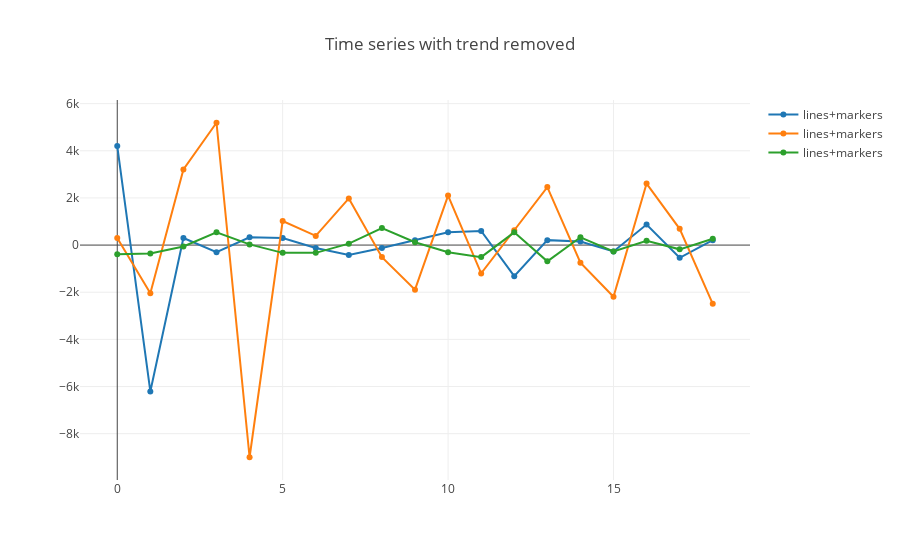

The code cell stored with this chart in its notebook:
### Code cell
# Plot to vizualized differences
trace0 = go.Scatter(
    y = Xdiff[0],
    x = np.arange(0, Xdiff[0].max()),
    mode = 'lines+markers',
    name = 'lines+markers'
)

trace1 = go.Scatter(
    y = Xdiff[2500],
    x = np.arange(0, Xdiff[0].max()),
    mode = 'lines+markers',
    name = 'lines+markers'
)

trace2 = go.Scatter(
    y = Xdiff[5000],
    x = np.arange(0, Xdiff[0].max()),
    mode = 'lines+markers',
    name = 'lines+markers'
)

diff_data = [trace0, trace1, trace2]

layout = go.Layout(title='Time series with trend removed', showlegend=True)
fig = go.Figure(data=diff_data, layout=layout)

iplot(fig, filename='show-legend')

### Figure 1 — Plotly figure (JSON) as saved in the notebook; plotly's stock layout.template omitted (floating-point values rounded to 4 significant figures; data arrays with more than 128 entries replaced by an {"elided": "..."} marker saying what was removed)
{"data": [{"mode": "lines+markers", "name": "lines+markers", "type": "scatter", "x": {"elided": "4200 int values"}, "y": [4200, -6210, 300, -300, 330, 300, -120, -420, -120, 210, 540, 600, -1320, 210, 150, -270, 870, -540, 210]}, {"mode": "lines+markers", "name": "lines+markers", "type": "scatter", "x": {"elided": "4200 int values"}, "y": [300, -2040, 3210, 5190, -9000, 1020, 390, 1980, -510, -1890, 2100, -1200, 630, 2460, -750, -2190, 2610, 690, -2490]}, {"mode": "lines+markers", "name": "lines+markers", "type": "scatter", "x": {"elided": "4200 int values"}, "y": [-390, -360, -60, 540, 30, -330, -330, 60, 720, 120, -300, -510, 540, -690, 330, -270, 180, -180, 270]}], "layout": {"showlegend": true, "title": "Time series with trend removed"}}
